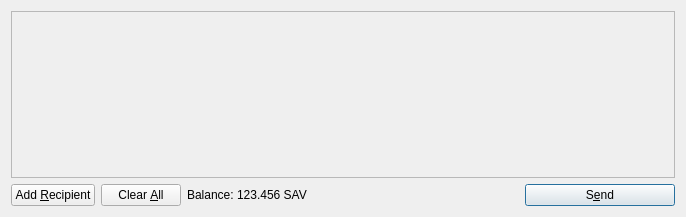
<?xml version="1.0" encoding="UTF-8"?>
<ui version="4.0">
 <class>SendCoinsDialog</class>
 <widget class="QDialog" name="SendCoinsDialog">
  <property name="geometry">
   <rect>
    <x>0</x>
    <y>0</y>
    <width>686</width>
    <height>217</height>
   </rect>
  </property>
  <property name="windowTitle">
   <string>Send Coins</string>
  </property>
  <layout class="QVBoxLayout" name="verticalLayout">
   <item>
    <widget class="QScrollArea" name="scrollArea">
     <property name="widgetResizable">
      <bool>true</bool>
     </property>
     <widget class="QWidget" name="scrollAreaWidgetContents">
      <property name="geometry">
       <rect>
        <x>0</x>
        <y>0</y>
        <width>666</width>
        <height>165</height>
       </rect>
      </property>
      <layout class="QVBoxLayout" name="verticalLayout_2">
       <property name="margin">
        <number>0</number>
       </property>
       <item>
        <layout class="QVBoxLayout" name="entries">
         <property name="spacing">
          <number>6</number>
         </property>
        </layout>
       </item>
       <item>
        <spacer name="verticalSpacer">
         <property name="orientation">
          <enum>Qt::Vertical</enum>
         </property>
         <property name="sizeHint" stdset="0">
          <size>
           <width>20</width>
           <height>40</height>
          </size>
         </property>
        </spacer>
       </item>
      </layout>
     </widget>
    </widget>
   </item>
   <item>
    <layout class="QHBoxLayout" name="horizontalLayout">
     <item>
      <widget class="QPushButton" name="addButton">
       <property name="toolTip">
        <string>Send to multiple recipients at once</string>
       </property>
       <property name="text">
        <string>Add &amp;Recipient</string>
       </property>
       <property name="icon">
        <iconset resource="../bitcoin.qrc">
         <normaloff>:/icons/add</normaloff>:/icons/add</iconset>
       </property>
       <property name="autoDefault">
        <bool>false</bool>
       </property>
      </widget>
     </item>
     <item>
      <widget class="QPushButton" name="clearButton">
       <property name="sizePolicy">
        <sizepolicy hsizetype="Minimum" vsizetype="Fixed">
         <horstretch>0</horstretch>
         <verstretch>0</verstretch>
        </sizepolicy>
       </property>
       <property name="toolTip">
        <string>Remove all transaction fields</string>
       </property>
       <property name="text">
        <string>Clear &amp;All</string>
       </property>
       <property name="icon">
        <iconset resource="../bitcoin.qrc">
         <normaloff>:/icons/remove</normaloff>:/icons/remove</iconset>
       </property>
       <property name="autoRepeatDelay">
        <number>300</number>
       </property>
       <property name="autoDefault">
        <bool>false</bool>
       </property>
      </widget>
     </item>
     <item>
      <layout class="QHBoxLayout" name="horizontalLayout_2">
       <property name="spacing">
        <number>3</number>
       </property>
       <item>
        <widget class="QLabel" name="label">
         <property name="text">
          <string>Balance:</string>
         </property>
        </widget>
       </item>
       <item>
        <widget class="QLabel" name="labelBalance">
         <property name="cursor">
          <cursorShape>IBeamCursor</cursorShape>
         </property>
         <property name="text">
          <string>123.456 SAV</string>
         </property>
         <property name="textInteractionFlags">
          <set>Qt::LinksAccessibleByMouse|Qt::TextSelectableByKeyboard|Qt::TextSelectableByMouse</set>
         </property>
        </widget>
       </item>
      </layout>
     </item>
     <item>
      <spacer name="horizontalSpacer">
       <property name="orientation">
        <enum>Qt::Horizontal</enum>
       </property>
       <property name="sizeHint" stdset="0">
        <size>
         <width>40</width>
         <height>20</height>
        </size>
       </property>
      </spacer>
     </item>
     <item>
      <widget class="QPushButton" name="sendButton">
       <property name="minimumSize">
        <size>
         <width>150</width>
         <height>0</height>
        </size>
       </property>
       <property name="toolTip">
        <string>Confirm the send action</string>
       </property>
       <property name="text">
        <string>S&amp;end</string>
       </property>
       <property name="icon">
        <iconset resource="../bitcoin.qrc">
         <normaloff>:/icons/send</normaloff>:/icons/send</iconset>
       </property>
       <property name="default">
        <bool>true</bool>
       </property>
      </widget>
     </item>
    </layout>
   </item>
  </layout>
 </widget>
 <resources>
  <include location="../bitcoin.qrc"/>
 </resources>
 <connections/>
</ui>
